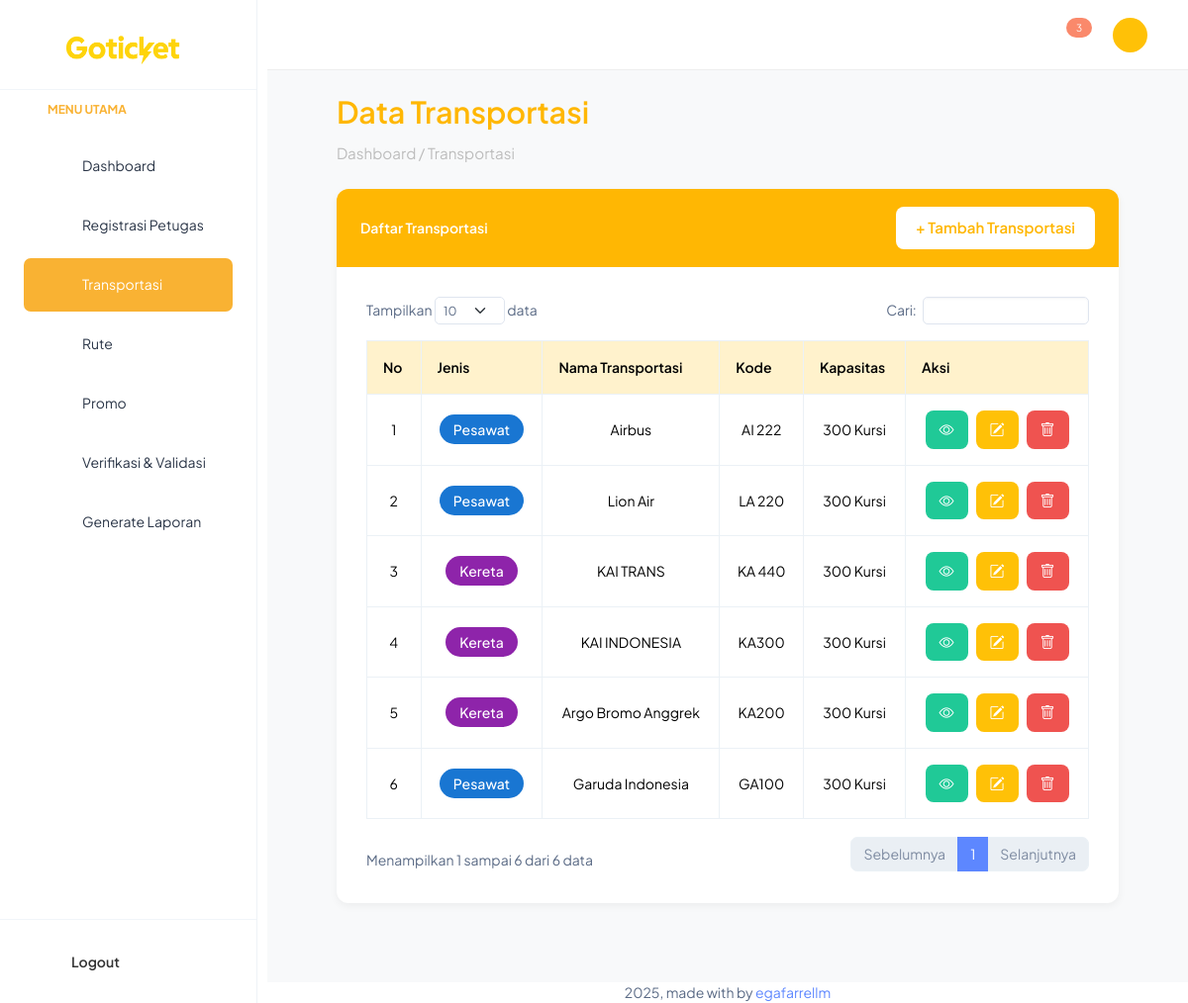
Screenshot of /backend/pages/transportasi/index.php (signed in) with the database file from the repository.
### tables this page shows
CREATE TABLE `transportasi` (
  `id_transportasi` int NOT NULL,
  `jenis` enum('Pesawat','Kereta') NOT NULL,
  `nama_transportasi` varchar(100) NOT NULL,
  `kode` varchar(20) NOT NULL,
  `kapasitas` int NOT NULL
);

### backend/pages/transportasi/index.php (the view, shortened to what this page needs)
<?php
include '../../partials/header.php';
include '../../partials/sidebar.php';
include '../../partials/navbar.php';
include '../../app.php';
$qTransportasi = "SELECT * FROM transportasi ORDER BY id_transportasi DESC";
$result = mysqli_query($connect, $qTransportasi) or die(mysqli_error($connect));
?>
<link href="https://cdn.jsdelivr.net/npm/bootstrap-icons@1.10.5/font/bootstrap-icons.css" rel="stylesheet">
<link href="https://cdn.datatables.net/1.13.6/css/dataTables.bootstrap5.min.css" rel="stylesheet">
<div class="content-wrapper">
    <div class="page-title">Data Transportasi</div>
    <div class="breadcrumb">Dashboard / Transportasi</div>
    <div class="card card-custom">
        <div class="card-header-custom">
            <span>Daftar Transportasi</span>
            <a href="create.php" class="btn-tambah">+ Tambah Transportasi</a>
        </div>
        <div class="card-body">
            <div class="table-responsive">
                <table id="transportasiTable" class="table table-bordered align-middle text-center mb-0">
                    <thead>
                        <tr>
                            <th>No</th>
                            <th>Jenis</th>
                            <th>Nama Transportasi</th>
                            <th>Kode</th>
                            <th>Kapasitas</th>
                            <th>Aksi</th>
                        </tr>
                    </thead>
                    <tbody>
                        <?php if (mysqli_num_rows($result) > 0):
                            $no = 1;
                            while ($item = mysqli_fetch_assoc($result)): ?>
                        <tr>
                            <td><?= $no++; ?></td>
                            <td>
                                <?php if ($item['jenis'] == 'Pesawat'): ?>
                                    <span class="badge-jenis badge-pesawat">Pesawat</span>
                                <?php else: ?>
                                    <span class="badge-jenis badge-kereta">Kereta</span>
                                <?php endif; ?>
                            </td>
                            <td><?= htmlspecialchars($item['nama_transportasi']); ?></td>
                            <td><?= htmlspecialchars($item['kode']); ?></td>
                            <td><?= htmlspecialchars($item['kapasitas']); ?> Kursi</td>
                            <td>
                                <div class="d-flex justify-content-center gap-2">
                                    <a href="detail.php?id=<?= $item['id_transportasi']; ?>" class="btn-action btn-detail" title="Detail">
                                        <i class="bi bi-eye"></i>
                                    </a>
                                    <a href="edit.php?id=<?= $item['id_transportasi']; ?>" class="btn-action btn-edit" title="Edit">
                                        <i class="bi bi-pencil-square"></i>
                                    </a>
                                    <a href="../../actions/transportasi/destroy.php?id=<?= $item['id_transportasi']; ?>"
                                       onclick="return confirm('Yakin ingin menghapus data ini?')"
                                       class="btn-action btn-delete" title="Hapus">
                                        <i class="bi bi-trash"></i>
                                    </a>
                                </div>
                            </td>
                        </tr>
                        <?php endwhile; else: ?>
                        <tr>
                            <td colspan="6" class="text-center text-muted">Belum ada data transportasi.</td>
                        </tr>
                        <?php endif; ?>
                    </tbody>
                </table>
            </div>
        </div>
    </div>
</div>
<?php
include '../../partials/footer.php';
include '../../partials/script.php';
?>

### backend/pages/transportasi/index.php (style rules this page uses)
.content-wrapper { background-color: #f8f9fa; min-height: 100vh; padding: 90px 70px 50px 70px; }
.page-title { font-size: 1.9rem; font-weight: 600; color: #ffb703; margin-bottom: 8px; }
.breadcrumb { color: #bdbdbd; font-size: 0.95rem; margin-bottom: 25px; }
.card-custom { border-radius: 12px; overflow: hidden; box-shadow: 0 3px 8px rgba(0, 0, 0, 0.05); background-color: #ffffff; }
.card-header-custom { background-color: #ffb703; color: #ffffff; padding: 18px 24px; display: flex; justify-content: space-between; align-items: center; font-weight: 600; }
.btn-tambah { background-color: #ffffff; color: #ffb703; border: none; padding: 10px 20px; border-radius: 8px; font-weight: 600; font-size: 15px; transition: all 0.2s; }
.table th { background-color: #fff2cc; color: #000; font-weight: 600; text-align: center; vertical-align: middle; }
.table td { vertical-align: middle; text-align: center; color: #000; }
.btn-action { border: none; border-radius: 8px; color: #fff; padding: 8px 14px; font-size: 15px; transition: all 0.2s; display: inline-flex; align-items: center; justify-content: center; min-width: 40px; }
.btn-detail { background-color: #20c997; }
.btn-edit { background-color: #ffc107; color: #fff; }
.btn-delete { background-color: #ef5350; }
.badge-jenis { border-radius: 20px; padding: 6px 14px; font-weight: 500; color: #fff; }
.badge-pesawat { background-color: #1976d2; }
.badge-kereta { background-color: #8e24aa; }

### rows the page displays
transportasi: jenis "Pesawat", nama_transportasi "Airbus", kode "AI 222", kapasitas "300"
transportasi: jenis "Pesawat", nama_transportasi "Lion Air", kode "LA 220", kapasitas "300"
transportasi: jenis "Kereta", nama_transportasi "KAI TRANS", kode "KA 440", kapasitas "300"
transportasi: jenis "Kereta", nama_transportasi "KAI INDONESIA", kode "KA300", kapasitas "300"
transportasi: jenis "Kereta", nama_transportasi "Argo Bromo Anggrek", kode "KA200", kapasitas "300"
transportasi: jenis "Pesawat", nama_transportasi "Garuda Indonesia", kode "GA100", kapasitas "300"

### other values shown
$jumlah_notif "3"
